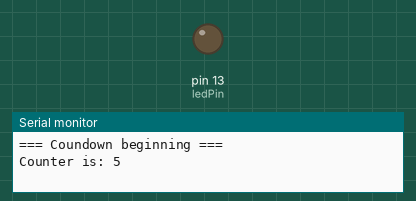
Recording of a sketch running on a simulated Arduino Uno, built with avr-gcc and run on an emulated ATmega328P. On the bench: output pins drawn as LEDs (lit = HIGH), the last lines printed to the serial monitor.

Above: at 0.1 s.
At 5.9 s:
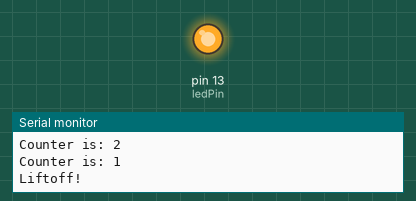
Timing chart, 0 to 7.5 s (numbered marks = the images above):
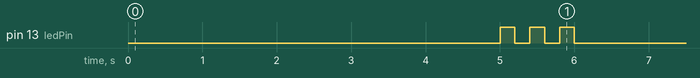

The sketch:

Task4_CollinsAffum.ino
```cpp
int ledPin = 13;
void setup() {
     pinMode(ledPin, OUTPUT);
     Serial.begin(9600);

     Serial.println("=== Coundown beginning ===");

     int counter = 5;                  // start the counter at 5

     while(counter > 0) {             // KEEP LOOPING while countr is greater than 6
     Serial.print("Counter is: ");
     Serial.println(counter);

     delay(1000);                    // wait 1 second between numbers
     counter = counter - 1;          //VERY IMPORTANT: decrease counter each time
     }

     Serial.println("Liftoff!");

     // Flash the LED 3 times to celebrate
     digitalWrite(ledPin, HIGH);  delay(200);  digitalWrite(ledPin, LOW);  delay(200);
     digitalWrite(ledPin, HIGH);  delay(200);  digitalWrite(ledPin, LOW);  delay(200);
     digitalWrite(ledPin, HIGH);  delay(200);  digitalWrite(ledPin, LOW);  delay(200);
}

void loop() {
     // Empty - countdown only runs once in setup()

}
```
